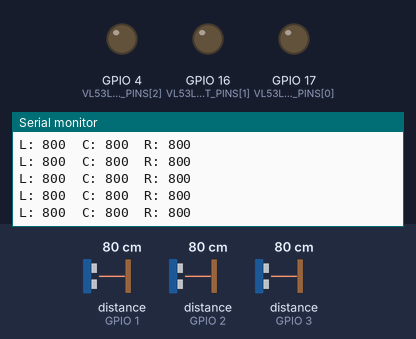
Simulated run of this sketch. Board: ESP32. Shown: output pins drawn as LEDs (lit = HIGH), the last lines printed to the serial monitor. Inputs (shaded band) come from the test bench; at power-on: distance to the obstacle (sensors on GPIO 1, GPIO 2, GPIO 3) 80 cm.

Above: at 1.2 s.
1.3 s: distance to the obstacle (sensor on GPIO 1) set to 2 cm
At 1.44 s:
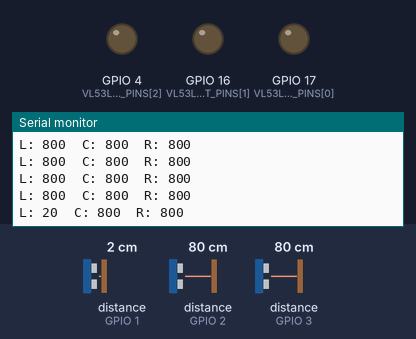
2.8 s: distance to the obstacle (sensor on GPIO 2) set to 2 cm
At 2.83 s:
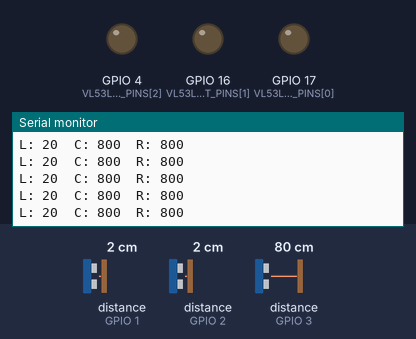
4.3 s: distance to the obstacle (sensor on GPIO 3) set to 2 cm
At 4.32 s:
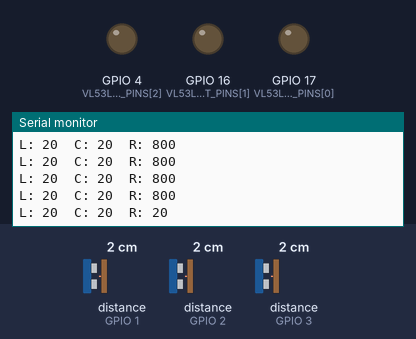
5.8 s: distance to the obstacle (sensor on GPIO 1) set to 4 cm
At 5.81 s:
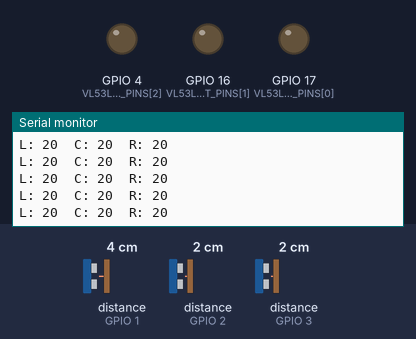
7.3 s: distance to the obstacle (sensor on GPIO 2) set to 4 cm
At 7.3 s:
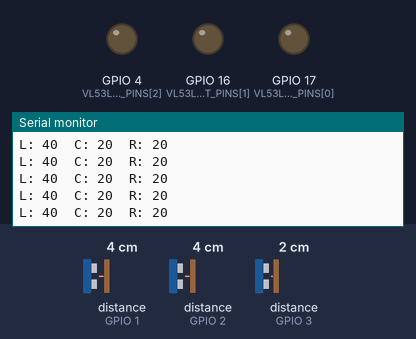
8.8 s: distance to the obstacle (sensor on GPIO 3) set to 4 cm
At 8.8 s:
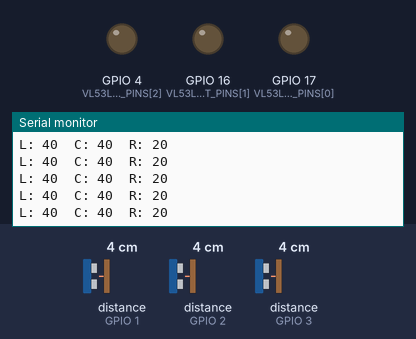
Timing chart, 0 to 11.3 s (numbered marks = the images above; inputs shaded):
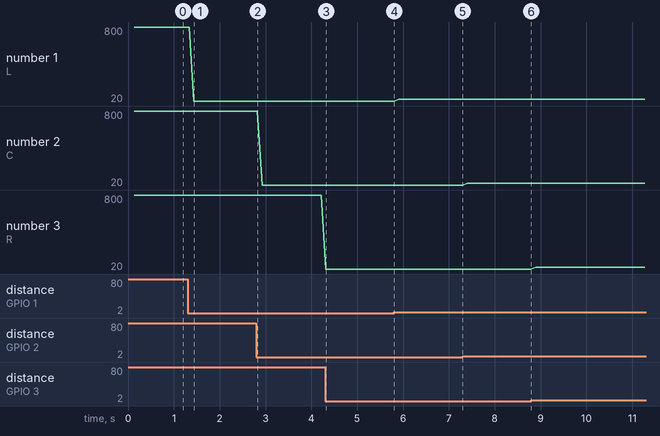

Measured:
- after the input at 1.3 s, the serial monitor: prints a new line after 0.13 s (image 1)
- after the input at 4.3 s, the serial monitor: prints a new line at once (image 3)
- plotted number 1: 800 → 20 after the input at 1.3 s, 20 → 40 after the input at 5.8 s

The sketch:

DistanceSensorVL53L0X.ino
```cpp
#include <VL53L0X.h>  // Sensores de distância
#include <Wire.h>     // Auxiliar dos sensores
#include "Pinout.h"   // Arquivo com os valores dos pinos

VL53L0X sensorL;  // Sensor da esquerda
VL53L0X sensorC;  // Sensor da frente
VL53L0X sensorR;  // Sensor da direita

VL53L0X* sensorsList[3] = { &sensorL, &sensorC, &sensorR };  // Lista de ponteiros com os sensores

uint8_t sensorsAddresses[3] = { 0x1, 0x2, 0x3 };  // Endereços pro I2C

int distL;  // Valor lido pelo sensor da esquerda
int distC;  // Valor lido pelo sensor da frente
int distR;  // Valor lido pelo sensor da direita


void setup() {

  Serial.begin(115200);
  Wire.begin();  // Inicia o I2C

  // Desliga todos os sensores
  for (int i = 0; i < 3; i++) {
    pinMode(VL53LOX_XSHUT_LIST_PINS[i], OUTPUT);
    digitalWrite(VL53LOX_XSHUT_LIST_PINS[i], LOW);
  }

  delay(10);

  // Endereça todos os sensores
  for (int i = 0; i < 3; i++) {
    pinMode(VL53LOX_XSHUT_LIST_PINS[i], INPUT); // XSHUT volta pra HIGH
    sensorsList[i]->init(); // Inicia o sensor usando a função da lib
    sensorsList[i]->setAddress(sensorsAddresses[i]); // Endereça o sensor
    sensorsList[i]->setTimeout(100); // Tempo que pode ficar sem responder
    sensorsList[i]->startContinuous(); // Modo contínuo, ↓ Precisão ↑ Velocidade
    delay(10);
  }
}

void loop() {
  // Armazena os valores lidos nos sensores
  distL = sensorL.readRangeContinuousMillimeters();
  distC = sensorC.readRangeContinuousMillimeters();
  distR = sensorR.readRangeContinuousMillimeters();

  // Mostra o valor de cada sensor na tela
  Serial.print("L: ");
  Serial.print(distL);
  Serial.print("\tC: ");
  Serial.print(distC);
  Serial.print("\tR: ");
  Serial.println(distR);
}
```

Pinout.h
```cpp
// Motores da Esquerda e da direita
#define MOTOR_RIGHT_IN1_PIN 21
#define MOTOR_RIGHT_IN2_PIN 19
#define MOTOR_LEFT_IN1_PIN 23
#define MOTOR_LEFT_IN2_PIN 22

// SCL, SDA para a comunicação I2C
// Como usamos os pinos padrões da I2C, a biblioteca Wire.h cuida
// disso automaticamente para nós. Então essas variáveis não seriam necessárias.
#define SCL_PIN 22
#define SDA_PIN 21

// Define o pino XSHUT do sensor de distância VL53L0X
// Quando LOW, esse pino desliga o sensor e permite o endereçamento dos outros
int VL53LOX_XSHUT_LIST_PINS[3] = {17, 16, 4};

// Pino que retorna o valor recebido pelo controle do Juiz
#define JUDGE_CONTROLLER_PIN 4

// Backup analogs pins
#define ANALOG_1_PIN 25
#define ANALOG_2_PIN 26
#define ANALOG_3_PIN 32
#define ANALOG_4_PIN 33
```
